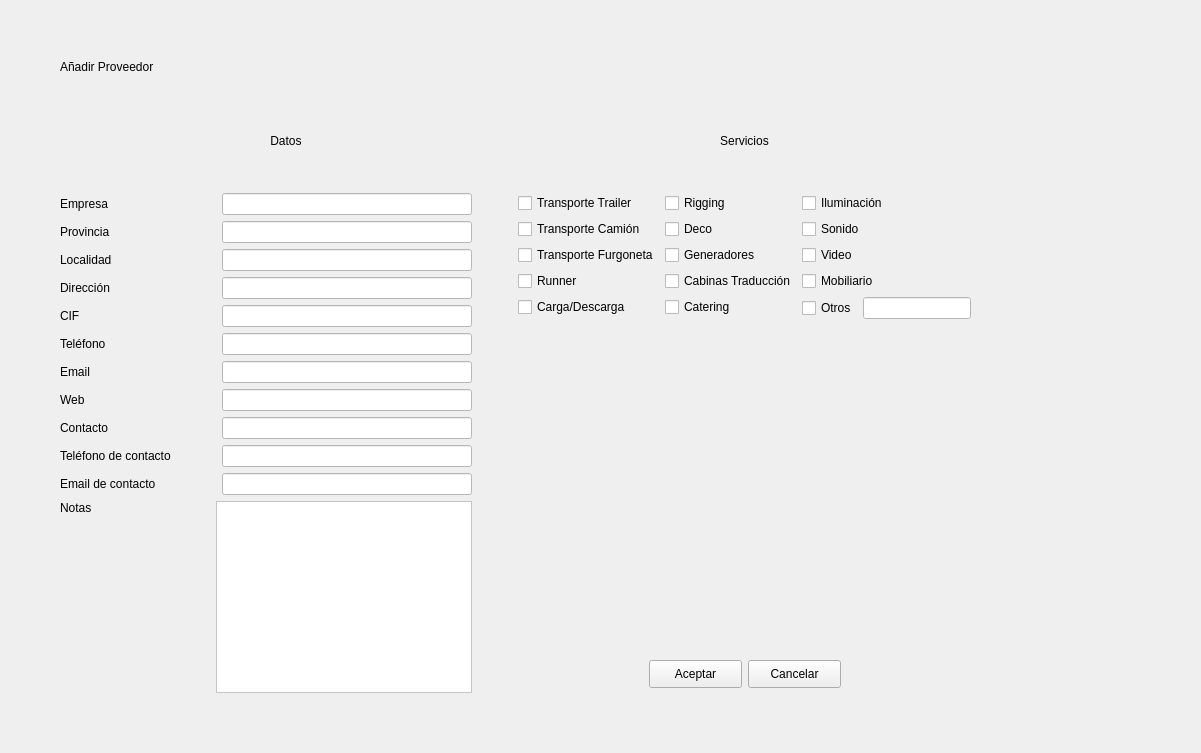
<?xml version="1.0" encoding="UTF-8"?>
<ui version="4.0">
 <class>Form</class>
 <widget class="QWidget" name="Form">
  <property name="geometry">
   <rect>
    <x>0</x>
    <y>0</y>
    <width>1201</width>
    <height>753</height>
   </rect>
  </property>
  <property name="windowTitle">
   <string>Form</string>
  </property>
  <layout class="QGridLayout" name="gridLayout_2">
   <property name="leftMargin">
    <number>20</number>
   </property>
   <property name="topMargin">
    <number>20</number>
   </property>
   <property name="rightMargin">
    <number>20</number>
   </property>
   <property name="bottomMargin">
    <number>20</number>
   </property>
   <item row="3" column="1">
    <widget class="QLabel" name="labelSubtitle1">
     <property name="styleSheet">
      <string notr="true">font: 75 10pt &quot;MS Shell Dlg 2&quot;;</string>
     </property>
     <property name="text">
      <string>Datos</string>
     </property>
     <property name="alignment">
      <set>Qt::AlignCenter</set>
     </property>
    </widget>
   </item>
   <item row="3" column="2">
    <widget class="QLabel" name="labelSubtitle2">
     <property name="styleSheet">
      <string notr="true">font: 75 10pt &quot;MS Shell Dlg 2&quot;;</string>
     </property>
     <property name="text">
      <string>Servicios</string>
     </property>
     <property name="alignment">
      <set>Qt::AlignCenter</set>
     </property>
    </widget>
   </item>
   <item row="6" column="2">
    <spacer name="verticalSpacer_2">
     <property name="orientation">
      <enum>Qt::Vertical</enum>
     </property>
     <property name="sizeType">
      <enum>QSizePolicy::Preferred</enum>
     </property>
     <property name="sizeHint" stdset="0">
      <size>
       <width>20</width>
       <height>40</height>
      </size>
     </property>
    </spacer>
   </item>
   <item row="8" column="2">
    <spacer name="verticalSpacer_3">
     <property name="orientation">
      <enum>Qt::Vertical</enum>
     </property>
     <property name="sizeHint" stdset="0">
      <size>
       <width>20</width>
       <height>40</height>
      </size>
     </property>
    </spacer>
   </item>
   <item row="5" column="3">
    <spacer name="horizontalSpacer_4">
     <property name="orientation">
      <enum>Qt::Horizontal</enum>
     </property>
     <property name="sizeHint" stdset="0">
      <size>
       <width>40</width>
       <height>20</height>
      </size>
     </property>
    </spacer>
   </item>
   <item row="0" column="1">
    <spacer name="verticalSpacer_5">
     <property name="orientation">
      <enum>Qt::Vertical</enum>
     </property>
     <property name="sizeType">
      <enum>QSizePolicy::Preferred</enum>
     </property>
     <property name="sizeHint" stdset="0">
      <size>
       <width>20</width>
       <height>40</height>
      </size>
     </property>
    </spacer>
   </item>
   <item row="2" column="1">
    <spacer name="verticalSpacer_4">
     <property name="orientation">
      <enum>Qt::Vertical</enum>
     </property>
     <property name="sizeType">
      <enum>QSizePolicy::Preferred</enum>
     </property>
     <property name="sizeHint" stdset="0">
      <size>
       <width>20</width>
       <height>40</height>
      </size>
     </property>
    </spacer>
   </item>
   <item row="5" column="0">
    <spacer name="horizontalSpacer_5">
     <property name="orientation">
      <enum>Qt::Horizontal</enum>
     </property>
     <property name="sizeType">
      <enum>QSizePolicy::Preferred</enum>
     </property>
     <property name="sizeHint" stdset="0">
      <size>
       <width>40</width>
       <height>20</height>
      </size>
     </property>
    </spacer>
   </item>
   <item row="5" column="1" rowspan="3">
    <layout class="QGridLayout" name="gridLayout">
     <item row="6" column="0" colspan="2">
      <widget class="QLabel" name="telefono">
       <property name="minimumSize">
        <size>
         <width>150</width>
         <height>0</height>
        </size>
       </property>
       <property name="text">
        <string>Teléfono</string>
       </property>
      </widget>
     </item>
     <item row="8" column="0">
      <widget class="QLabel" name="email_2">
       <property name="minimumSize">
        <size>
         <width>150</width>
         <height>0</height>
        </size>
       </property>
       <property name="text">
        <string>Web</string>
       </property>
      </widget>
     </item>
     <item row="1" column="0" colspan="2">
      <widget class="QLabel" name="empresa">
       <property name="minimumSize">
        <size>
         <width>150</width>
         <height>0</height>
        </size>
       </property>
       <property name="text">
        <string>Empresa</string>
       </property>
      </widget>
     </item>
     <item row="7" column="2">
      <widget class="QLineEdit" name="entry_email">
       <property name="sizePolicy">
        <sizepolicy hsizetype="Expanding" vsizetype="Fixed">
         <horstretch>0</horstretch>
         <verstretch>0</verstretch>
        </sizepolicy>
       </property>
       <property name="minimumSize">
        <size>
         <width>180</width>
         <height>0</height>
        </size>
       </property>
       <property name="styleSheet">
        <string notr="true">background-color: rgb(255, 255, 255);</string>
       </property>
      </widget>
     </item>
     <item row="5" column="2">
      <widget class="QLineEdit" name="entry_cif">
       <property name="sizePolicy">
        <sizepolicy hsizetype="Expanding" vsizetype="Fixed">
         <horstretch>0</horstretch>
         <verstretch>0</verstretch>
        </sizepolicy>
       </property>
       <property name="minimumSize">
        <size>
         <width>180</width>
         <height>0</height>
        </size>
       </property>
       <property name="styleSheet">
        <string notr="true">background-color: rgb(255, 255, 255);</string>
       </property>
      </widget>
     </item>
     <item row="7" column="0" colspan="2">
      <widget class="QLabel" name="email">
       <property name="minimumSize">
        <size>
         <width>150</width>
         <height>0</height>
        </size>
       </property>
       <property name="text">
        <string>Email</string>
       </property>
      </widget>
     </item>
     <item row="5" column="0" colspan="2">
      <widget class="QLabel" name="cif">
       <property name="minimumSize">
        <size>
         <width>150</width>
         <height>0</height>
        </size>
       </property>
       <property name="text">
        <string>CIF</string>
       </property>
      </widget>
     </item>
     <item row="2" column="0" colspan="2">
      <widget class="QLabel" name="provincia">
       <property name="minimumSize">
        <size>
         <width>150</width>
         <height>0</height>
        </size>
       </property>
       <property name="text">
        <string>Provincia</string>
       </property>
      </widget>
     </item>
     <item row="1" column="2">
      <widget class="QLineEdit" name="entry_empresa">
       <property name="sizePolicy">
        <sizepolicy hsizetype="Expanding" vsizetype="Fixed">
         <horstretch>0</horstretch>
         <verstretch>0</verstretch>
        </sizepolicy>
       </property>
       <property name="minimumSize">
        <size>
         <width>180</width>
         <height>0</height>
        </size>
       </property>
       <property name="styleSheet">
        <string notr="true">background-color: rgb(255, 255, 255);</string>
       </property>
      </widget>
     </item>
     <item row="4" column="0" colspan="2">
      <widget class="QLabel" name="direccion">
       <property name="minimumSize">
        <size>
         <width>150</width>
         <height>0</height>
        </size>
       </property>
       <property name="text">
        <string>Dirección</string>
       </property>
      </widget>
     </item>
     <item row="2" column="2">
      <widget class="QLineEdit" name="entry_provincia">
       <property name="sizePolicy">
        <sizepolicy hsizetype="Expanding" vsizetype="Fixed">
         <horstretch>0</horstretch>
         <verstretch>0</verstretch>
        </sizepolicy>
       </property>
       <property name="minimumSize">
        <size>
         <width>180</width>
         <height>0</height>
        </size>
       </property>
       <property name="styleSheet">
        <string notr="true">background-color: rgb(255, 255, 255);</string>
       </property>
      </widget>
     </item>
     <item row="3" column="0" colspan="2">
      <widget class="QLabel" name="provincia_2">
       <property name="minimumSize">
        <size>
         <width>150</width>
         <height>0</height>
        </size>
       </property>
       <property name="text">
        <string>Localidad</string>
       </property>
      </widget>
     </item>
     <item row="8" column="2">
      <widget class="QLineEdit" name="entry_web">
       <property name="sizePolicy">
        <sizepolicy hsizetype="Expanding" vsizetype="Fixed">
         <horstretch>0</horstretch>
         <verstretch>0</verstretch>
        </sizepolicy>
       </property>
       <property name="minimumSize">
        <size>
         <width>180</width>
         <height>0</height>
        </size>
       </property>
       <property name="styleSheet">
        <string notr="true">background-color: rgb(255, 255, 255);</string>
       </property>
      </widget>
     </item>
     <item row="6" column="2">
      <widget class="QLineEdit" name="entryTFN">
       <property name="sizePolicy">
        <sizepolicy hsizetype="Expanding" vsizetype="Fixed">
         <horstretch>0</horstretch>
         <verstretch>0</verstretch>
        </sizepolicy>
       </property>
       <property name="minimumSize">
        <size>
         <width>180</width>
         <height>0</height>
        </size>
       </property>
       <property name="styleSheet">
        <string notr="true">background-color: rgb(255, 255, 255);</string>
       </property>
      </widget>
     </item>
     <item row="3" column="2">
      <widget class="QLineEdit" name="entry_localidad">
       <property name="sizePolicy">
        <sizepolicy hsizetype="Expanding" vsizetype="Fixed">
         <horstretch>0</horstretch>
         <verstretch>0</verstretch>
        </sizepolicy>
       </property>
       <property name="minimumSize">
        <size>
         <width>180</width>
         <height>0</height>
        </size>
       </property>
       <property name="styleSheet">
        <string notr="true">background-color: rgb(255, 255, 255);</string>
       </property>
       <property name="text">
        <string/>
       </property>
      </widget>
     </item>
     <item row="4" column="2">
      <widget class="QLineEdit" name="entry_direccion">
       <property name="sizePolicy">
        <sizepolicy hsizetype="Expanding" vsizetype="Fixed">
         <horstretch>0</horstretch>
         <verstretch>0</verstretch>
        </sizepolicy>
       </property>
       <property name="minimumSize">
        <size>
         <width>180</width>
         <height>0</height>
        </size>
       </property>
       <property name="styleSheet">
        <string notr="true">background-color: rgb(255, 255, 255);</string>
       </property>
      </widget>
     </item>
     <item row="9" column="0" colspan="2">
      <widget class="QLabel" name="contacto">
       <property name="minimumSize">
        <size>
         <width>150</width>
         <height>0</height>
        </size>
       </property>
       <property name="text">
        <string>Contacto</string>
       </property>
      </widget>
     </item>
     <item row="10" column="0" colspan="2">
      <widget class="QLabel" name="tfn_contacto">
       <property name="minimumSize">
        <size>
         <width>150</width>
         <height>0</height>
        </size>
       </property>
       <property name="text">
        <string>Teléfono de contacto</string>
       </property>
      </widget>
     </item>
     <item row="9" column="2">
      <widget class="QLineEdit" name="entry_contacto">
       <property name="sizePolicy">
        <sizepolicy hsizetype="Expanding" vsizetype="Fixed">
         <horstretch>0</horstretch>
         <verstretch>0</verstretch>
        </sizepolicy>
       </property>
       <property name="minimumSize">
        <size>
         <width>180</width>
         <height>0</height>
        </size>
       </property>
       <property name="styleSheet">
        <string notr="true">background-color: rgb(255, 255, 255);</string>
       </property>
      </widget>
     </item>
     <item row="12" column="1" colspan="2">
      <widget class="QTextEdit" name="textNOTAS">
       <property name="styleSheet">
        <string notr="true">background-color: rgb(255, 255, 255);</string>
       </property>
      </widget>
     </item>
     <item row="12" column="0">
      <layout class="QVBoxLayout" name="verticalLayout">
       <item>
        <widget class="QLabel" name="notas">
         <property name="minimumSize">
          <size>
           <width>150</width>
           <height>0</height>
          </size>
         </property>
         <property name="text">
          <string>Notas</string>
         </property>
        </widget>
       </item>
       <item>
        <spacer name="verticalSpacer">
         <property name="orientation">
          <enum>Qt::Vertical</enum>
         </property>
         <property name="sizeHint" stdset="0">
          <size>
           <width>20</width>
           <height>40</height>
          </size>
         </property>
        </spacer>
       </item>
      </layout>
     </item>
     <item row="11" column="0" colspan="2">
      <widget class="QLabel" name="email_contacto">
       <property name="minimumSize">
        <size>
         <width>150</width>
         <height>0</height>
        </size>
       </property>
       <property name="text">
        <string>Email de contacto</string>
       </property>
      </widget>
     </item>
     <item row="10" column="2">
      <widget class="QLineEdit" name="entry_tfn_contacto">
       <property name="sizePolicy">
        <sizepolicy hsizetype="Expanding" vsizetype="Fixed">
         <horstretch>0</horstretch>
         <verstretch>0</verstretch>
        </sizepolicy>
       </property>
       <property name="minimumSize">
        <size>
         <width>180</width>
         <height>0</height>
        </size>
       </property>
       <property name="styleSheet">
        <string notr="true">background-color: rgb(255, 255, 255);</string>
       </property>
      </widget>
     </item>
     <item row="11" column="2">
      <widget class="QLineEdit" name="entry_email_contacto">
       <property name="sizePolicy">
        <sizepolicy hsizetype="Expanding" vsizetype="Fixed">
         <horstretch>0</horstretch>
         <verstretch>0</verstretch>
        </sizepolicy>
       </property>
       <property name="minimumSize">
        <size>
         <width>180</width>
         <height>0</height>
        </size>
       </property>
       <property name="styleSheet">
        <string notr="true">background-color: rgb(255, 255, 255);</string>
       </property>
      </widget>
     </item>
     <item row="3" column="3">
      <spacer name="horizontalSpacer">
       <property name="orientation">
        <enum>Qt::Horizontal</enum>
       </property>
       <property name="sizeType">
        <enum>QSizePolicy::Preferred</enum>
       </property>
       <property name="sizeHint" stdset="0">
        <size>
         <width>40</width>
         <height>20</height>
        </size>
       </property>
      </spacer>
     </item>
    </layout>
   </item>
   <item row="7" column="2">
    <layout class="QHBoxLayout" name="horizontalLayout">
     <property name="leftMargin">
      <number>5</number>
     </property>
     <property name="topMargin">
      <number>5</number>
     </property>
     <property name="rightMargin">
      <number>5</number>
     </property>
     <property name="bottomMargin">
      <number>5</number>
     </property>
     <item>
      <spacer name="horizontalSpacer_2">
       <property name="orientation">
        <enum>Qt::Horizontal</enum>
       </property>
       <property name="sizeHint" stdset="0">
        <size>
         <width>40</width>
         <height>20</height>
        </size>
       </property>
      </spacer>
     </item>
     <item>
      <widget class="QPushButton" name="buttonAceptar">
       <property name="sizePolicy">
        <sizepolicy hsizetype="Fixed" vsizetype="Fixed">
         <horstretch>0</horstretch>
         <verstretch>0</verstretch>
        </sizepolicy>
       </property>
       <property name="minimumSize">
        <size>
         <width>93</width>
         <height>28</height>
        </size>
       </property>
       <property name="text">
        <string>Aceptar</string>
       </property>
      </widget>
     </item>
     <item>
      <widget class="QPushButton" name="buttonCancelar">
       <property name="sizePolicy">
        <sizepolicy hsizetype="Fixed" vsizetype="Fixed">
         <horstretch>0</horstretch>
         <verstretch>0</verstretch>
        </sizepolicy>
       </property>
       <property name="minimumSize">
        <size>
         <width>93</width>
         <height>28</height>
        </size>
       </property>
       <property name="text">
        <string>Cancelar</string>
       </property>
      </widget>
     </item>
     <item>
      <spacer name="horizontalSpacer_3">
       <property name="orientation">
        <enum>Qt::Horizontal</enum>
       </property>
       <property name="sizeHint" stdset="0">
        <size>
         <width>40</width>
         <height>20</height>
        </size>
       </property>
      </spacer>
     </item>
    </layout>
   </item>
   <item row="5" column="2">
    <layout class="QVBoxLayout" name="verticalLayout_9">
     <item>
      <layout class="QHBoxLayout" name="horizontalLayout_3">
       <item>
        <layout class="QVBoxLayout" name="verticalLayout_2">
         <item>
          <widget class="QCheckBox" name="check_trailer">
           <property name="text">
            <string>Transporte Trailer</string>
           </property>
          </widget>
         </item>
         <item>
          <widget class="QCheckBox" name="check_camion">
           <property name="text">
            <string>Transporte Camión</string>
           </property>
          </widget>
         </item>
         <item>
          <widget class="QCheckBox" name="check_furgo">
           <property name="text">
            <string>Transporte Furgoneta</string>
           </property>
          </widget>
         </item>
         <item>
          <widget class="QCheckBox" name="check_runner">
           <property name="text">
            <string>Runner</string>
           </property>
          </widget>
         </item>
         <item>
          <widget class="QCheckBox" name="check_c_d">
           <property name="text">
            <string>Carga/Descarga</string>
           </property>
          </widget>
         </item>
        </layout>
       </item>
       <item>
        <layout class="QVBoxLayout" name="verticalLayout_7">
         <item>
          <widget class="QCheckBox" name="check_rigging">
           <property name="text">
            <string>Rigging</string>
           </property>
          </widget>
         </item>
         <item>
          <widget class="QCheckBox" name="check_deco">
           <property name="text">
            <string>Deco</string>
           </property>
          </widget>
         </item>
         <item>
          <widget class="QCheckBox" name="check_generadores">
           <property name="text">
            <string>Generadores</string>
           </property>
          </widget>
         </item>
         <item>
          <widget class="QCheckBox" name="check_tradu">
           <property name="text">
            <string>Cabinas Traducción</string>
           </property>
          </widget>
         </item>
         <item>
          <widget class="QCheckBox" name="check_catering">
           <property name="text">
            <string>Catering</string>
           </property>
          </widget>
         </item>
        </layout>
       </item>
       <item>
        <layout class="QVBoxLayout" name="verticalLayout_8">
         <item>
          <widget class="QCheckBox" name="check_iluminacion">
           <property name="text">
            <string>Iluminación</string>
           </property>
          </widget>
         </item>
         <item>
          <widget class="QCheckBox" name="check_sonido">
           <property name="text">
            <string>Sonido</string>
           </property>
          </widget>
         </item>
         <item>
          <widget class="QCheckBox" name="check_video">
           <property name="text">
            <string>Video</string>
           </property>
          </widget>
         </item>
         <item>
          <widget class="QCheckBox" name="check_mobiliario">
           <property name="text">
            <string>Mobiliario</string>
           </property>
          </widget>
         </item>
         <item>
          <layout class="QHBoxLayout" name="horizontalLayout_2">
           <item>
            <widget class="QCheckBox" name="check_otros">
             <property name="text">
              <string>Otros</string>
             </property>
            </widget>
           </item>
           <item>
            <widget class="QLineEdit" name="entry_otros">
             <property name="styleSheet">
              <string notr="true">background-color: rgb(255, 255, 255);</string>
             </property>
             <property name="clearButtonEnabled">
              <bool>false</bool>
             </property>
            </widget>
           </item>
          </layout>
         </item>
        </layout>
       </item>
      </layout>
     </item>
    </layout>
   </item>
   <item row="4" column="2">
    <spacer name="verticalSpacer_7">
     <property name="orientation">
      <enum>Qt::Vertical</enum>
     </property>
     <property name="sizeType">
      <enum>QSizePolicy::Preferred</enum>
     </property>
     <property name="sizeHint" stdset="0">
      <size>
       <width>20</width>
       <height>40</height>
      </size>
     </property>
    </spacer>
   </item>
   <item row="1" column="1" colspan="2">
    <widget class="QLabel" name="labelTitle">
     <property name="sizePolicy">
      <sizepolicy hsizetype="Expanding" vsizetype="Fixed">
       <horstretch>0</horstretch>
       <verstretch>0</verstretch>
      </sizepolicy>
     </property>
     <property name="minimumSize">
      <size>
       <width>200</width>
       <height>0</height>
      </size>
     </property>
     <property name="maximumSize">
      <size>
       <width>16777215</width>
       <height>28</height>
      </size>
     </property>
     <property name="styleSheet">
      <string notr="true">font: 75 14pt &quot;MS Shell Dlg 2&quot;;</string>
     </property>
     <property name="text">
      <string>Añadir Proveedor
</string>
     </property>
     <property name="alignment">
      <set>Qt::AlignLeading|Qt::AlignLeft|Qt::AlignVCenter</set>
     </property>
    </widget>
   </item>
  </layout>
 </widget>
 <tabstops>
  <tabstop>entry_empresa</tabstop>
  <tabstop>entry_provincia</tabstop>
  <tabstop>entry_localidad</tabstop>
  <tabstop>entry_direccion</tabstop>
  <tabstop>entry_cif</tabstop>
  <tabstop>entryTFN</tabstop>
  <tabstop>entry_email</tabstop>
  <tabstop>entry_web</tabstop>
  <tabstop>entry_contacto</tabstop>
  <tabstop>entry_tfn_contacto</tabstop>
  <tabstop>entry_email_contacto</tabstop>
  <tabstop>textNOTAS</tabstop>
  <tabstop>check_trailer</tabstop>
  <tabstop>check_camion</tabstop>
  <tabstop>check_furgo</tabstop>
  <tabstop>check_runner</tabstop>
  <tabstop>check_c_d</tabstop>
  <tabstop>check_rigging</tabstop>
  <tabstop>check_deco</tabstop>
  <tabstop>check_generadores</tabstop>
  <tabstop>check_tradu</tabstop>
  <tabstop>check_catering</tabstop>
  <tabstop>check_iluminacion</tabstop>
  <tabstop>check_sonido</tabstop>
  <tabstop>check_video</tabstop>
  <tabstop>check_mobiliario</tabstop>
  <tabstop>check_otros</tabstop>
  <tabstop>entry_otros</tabstop>
  <tabstop>buttonAceptar</tabstop>
  <tabstop>buttonCancelar</tabstop>
 </tabstops>
 <resources/>
 <connections>
  <connection>
   <sender>buttonCancelar</sender>
   <signal>clicked()</signal>
   <receiver>Form</receiver>
   <slot>close()</slot>
   <hints>
    <hint type="sourcelabel">
     <x>792</x>
     <y>625</y>
    </hint>
    <hint type="destinationlabel">
     <x>781</x>
     <y>733</y>
    </hint>
   </hints>
  </connection>
 </connections>
</ui>
